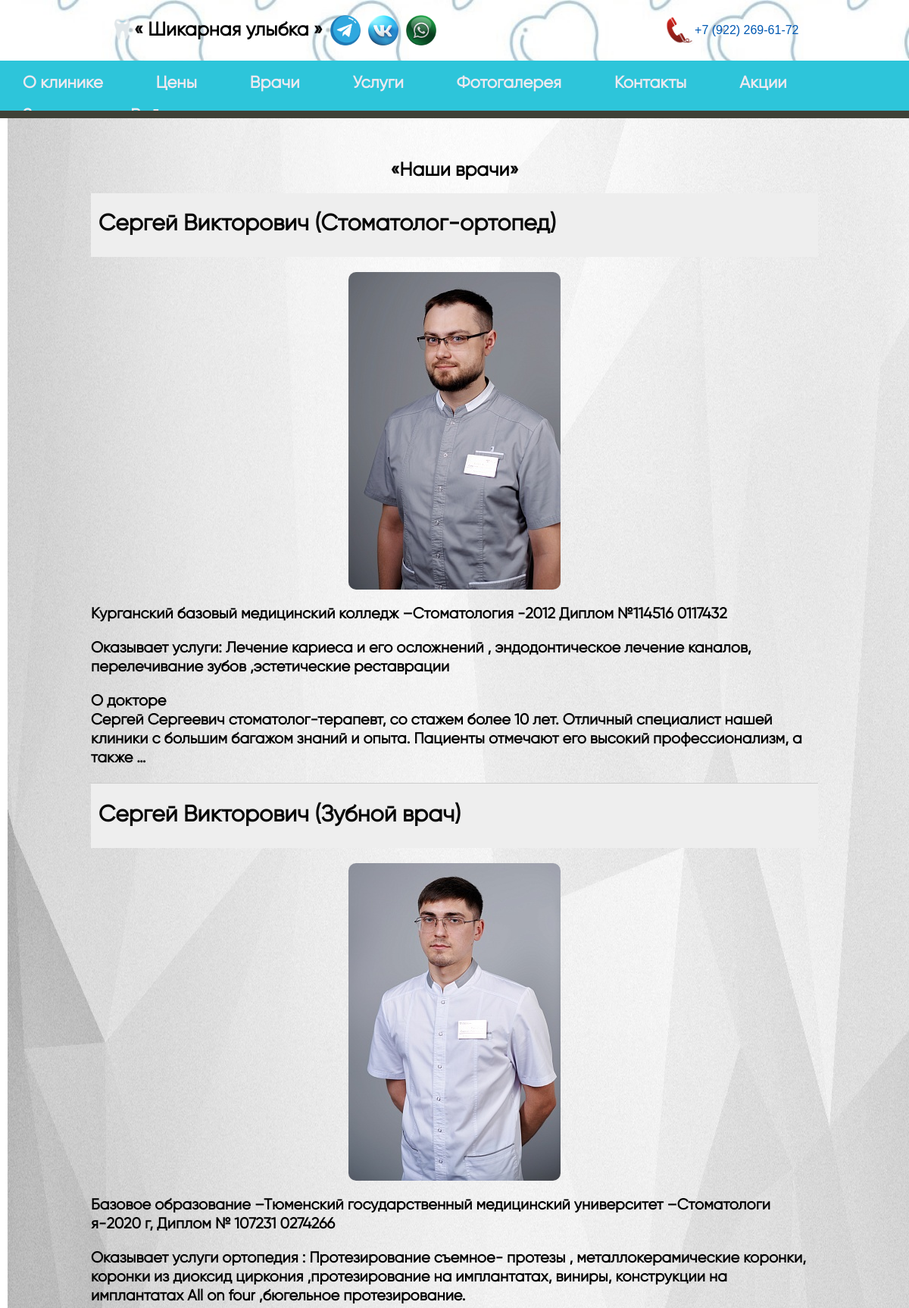
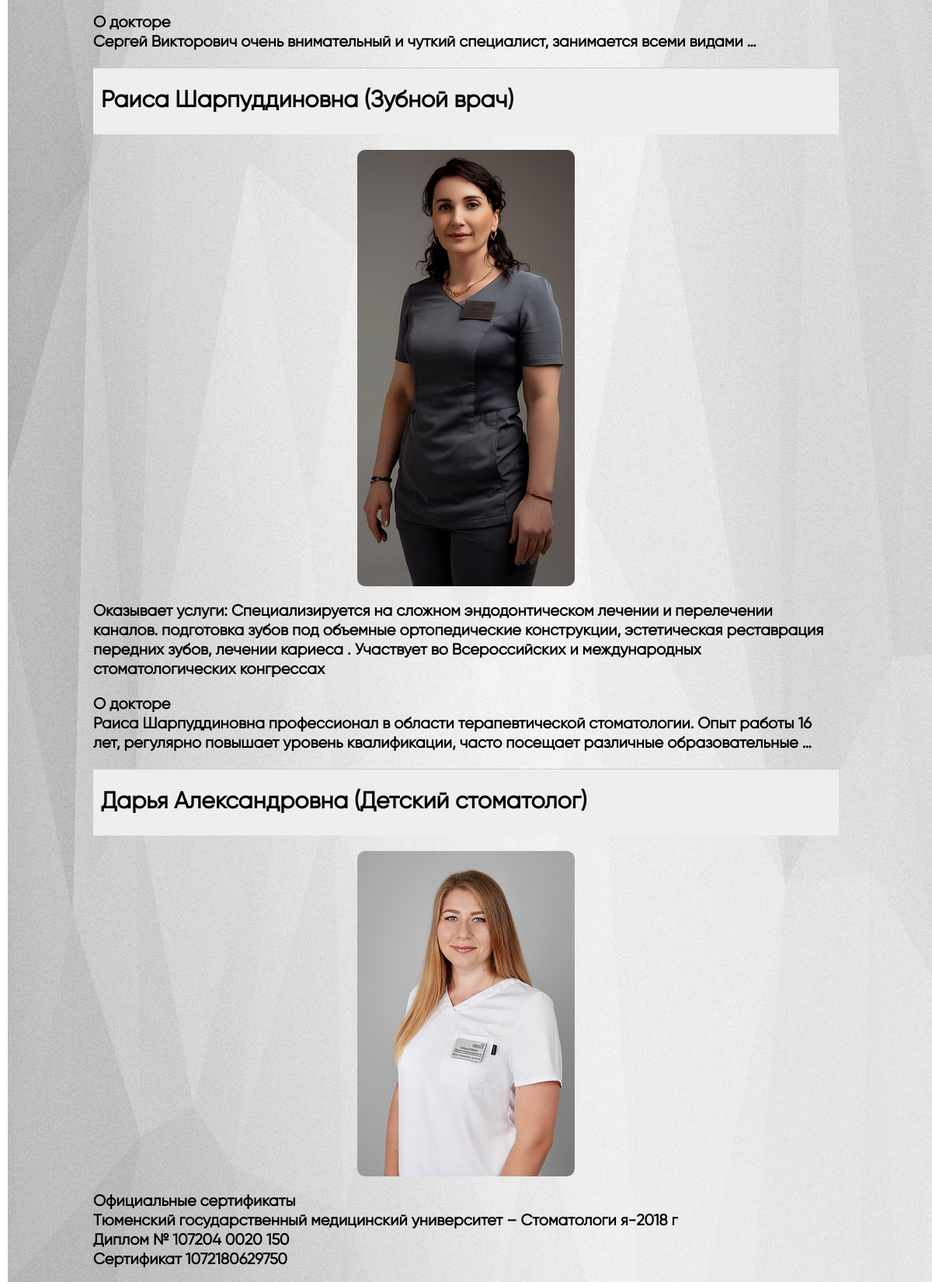
Page /personal/ (upper part) on the committed database (2 pictures, top to bottom).
### dental/models.py (models this page shows, shortened)
class Dental(models.Model):
    title = models.CharField(max_length=255, verbose_name="Заголовок")
    slug = models.SlugField(max_length=255, unique=True, db_index=True, verbose_name="URL")
    content = models.TextField(blank=True, verbose_name="Текст статьи")
    photo = models.ImageField(upload_to="photos/%Y/%m/%d/", verbose_name="Фото")
    time_create = models.DateTimeField(auto_now_add=True, verbose_name="Время создания")
    time_update = models.DateTimeField(auto_now=True, verbose_name="Время изменения")
    is_published = models.BooleanField(default=True, verbose_name="Публикация")
    def get_absolute_url(self):
        return reverse('post', kwargs={'post_slug': self.slug})

### dental/views.py (the view)
# urls.py: path('personal/', personal, name='personal'),
def personal(request):
    posts = Dental.objects.all()
    context = {
        'contact' :contact,
        'posts': posts,
        'title': '«Наши врачи»',
        'cat_selected': 0,
    }
    return render(request, 'dental/personal.html', context=context)

### dental/templates/dental/personal.html (shortened to what this page needs)
{% extends 'dental/base.html' %}
{% block content %}
<h1>{{title}}</h1>
	<ul class="list-articles">
		{% for p in posts %}
				<li><div class="article-panel">
		<h2>{{p.title}}</h2>
	</div>
	{% if p.photo %}
	<a href="{{ p.get_absolute_url }}"><p><img class="img-article-left thumb" src="{{p.photo.url}}"></p></a>
	{% endif %}
		{% autoescape on %}
		{{p.content|linebreaks|truncatewords:50}}
		{% endautoescape %}
				</li>
		{% endfor %}
	</ul>
{% endblock %}

### dental/templates/dental/base.html (shortened to what this page needs)
{% load static %}
<!DOCTYPE html>
<html>
<head>
	<link type="text/css" href="{% static 'dental/css/styles.css' %}" rel="stylesheet" />
</head>
<body>
	<div class="wrapper">
		<header class="site-header">
			<div class="clear">
				<div class="block-logo">
					<div class="logo">
						<div class="menu__contact">
							<span class="header__logo"> &#129463;« Шикарная улыбка » </span>
							<a href="https://t.me/+89222696172" target="_blank"><div class="telegram"></div></a>
							<a href="https://vk.com/alexbro85" target="_blank"><div class="vk"></div></a>
							<a href="https://api.whatsapp.com/send/?phone=89222696172&text=Здравствуйте%2C+у+меня+есть+вопрос?" target="_blank"><div class="whatsapp"></div> </a>
						</div>
						<div class="contact">
							<div class="fone"></div>
							<span class="header__fone"> <a class="header__fone">+7 (922) 269-61-72 </a></span>
						</div>
					</div>
				</div>
			</div>
			<nav class="navbar navbar-expand-lg navbar-dark bg-primary">
				<div class="header">
					<ul ul id="mainmenu" class="mainmenu">
						<li class="nav-item"><a class="nav-link" href="{% url 'index' %}">О клинике</a></li>
						<li class="nav-item"><a class="nav-link" href="{% url 'price' %}">Цены</a></li>
						<li class="nav-item"><a class="nav-link" href="{% url 'personal' %}">Врачи</a></li>
						<li class="nav-item"><a class="nav-link" href="{% url 'services' %}">Услуги</a></li>
						<li class="nav-item"><a class="nav-link" href="{% url 'foto' %}">Фотогалерея</a></li>
						<li class="nav-item"><a class="nav-link" href="{% url 'contacts' %}">Контакты</a></li>
						<li class="nav-item"><a class="nav-link" href="{% url 'actions' %}">Акции</a></li>
						<li class="nav-item"><a class="nav-link" href="{% url 'email' %}">Заявка</a></li>
						<li class="nav-item"><a class="nav-link" href="{% url 'enter' %}">Войти</a></li>
					</ul>
				</div>
			</nav>
		</header>
		<div class="content-text">
		{% block content %}
		{% endblock %}
		</div>
	</div>
</body>
</html>

### dental/static/dental/css/styles.css (style rules this page uses)
html, body { font-family: 'Arial'; margin: 0; padding: 0; height: 100%; }
body { background: url('../images/back.jpg') no-repeat 10px 5px; background-size: 100% 100%; background-attachment:fixed; }
.site-header { display: table-row; height: 100%; }
img { display: flex; margin: auto; border-radius: 10px; }
h1 { display: inline-block; font-family: 'Gilroy-Regular'; font-style: normal; font-weight: 700; font-size: 25px; line-height: 25px; color: #000000; text-align: center; width: 100%; }
li, p, h3 { font-family: 'Gilroy-Regular'; font-style: normal; font-weight: 700; font-size: 20px; line-height: 25px; color: #000000; }
a { color: #0059b2; text-decoration: none; }
div.article-panel { background: #eee; padding: 5px 10px 5px 10px; overflow: hidden; color: #070707; }
ul.list-articles { list-style: none; margin: 0; padding: 0; }
ul.list-articles li { border-bottom: 1px solid #ccc; }
.clear { clear: both; }
.header { background: #3F4137; height: 76px; }
.logo { display: flex; align-items: center; justify-content: space-around; background: url('../images/123.jpg') ; background-size: 100%; height: 80px; }
.header__logo { display: flex; align-items: center; font-family: 'Gilroy-Regular'; font-style: normal; font-weight: 700; font-size: 25px; line-height: 25px; color: #000000; }
.menu__contact { display: flex; }
.fone { background: url('../images/icons/fone.png') no-repeat 10px 5px; background-size: 80%; height: 50px; width: 50px; }
.telegram { background: url('../images/icons/telegram.png') no-repeat 10px 5px; background-size: 80%; height: 50px; width: 50px; }
.vk { background: url('../images/icons/vk.png') no-repeat 10px 5px; background-size: 80%; height: 50px; width: 50px; }
.whatsapp { background: url('../images/icons/Whatsapp.png') no-repeat 10px 5px; background-size: 80%; height: 50px; width: 50px; }
.nav-item { font-family: 'Gilroy-Regular'; font-style: normal; font-weight: 700; font-size: 22px; line-height: 25px; color: #ffffff; }
.contact { display: flex; }
.header__fone { display: flex; align-items: center; cursor: pointer; }
ul.mainmenu { list-style: none; margin: 0; padding: 0; height: 66px; color: #e9e8e4; background-color: #2dc5da; font-size: 20px; overflow: hidden; }
ul.mainmenu li { float: left; margin: 18px 40px 0 30px; }
ul.mainmenu li a { color: #ece9f0; text-decoration: none; }
.wrapper { overflow: hidden; display: flex; flex-direction: column; min-height: 100vh; }
.content-text { max-width: 80%; height: 100%; margin: 0 auto; padding: 40px 20px; }

### rows in the picture
Dental: title "Сергей Викторович (Стоматолог-ортопед)", photo (picture), content "Курганский базовый медицинский колледж –Стоматология -2012 Диплом №114516 0117432 Оказывает услуги: Лечение кариеса и его осложнений , эндодонтическое лечение каналов, перелечивание зубов ,эстетические реставрации О докторе Сергей Сергеевич стоматолог-терапевт, со стажем более 10 лет. Отличный специалист нашей клиники с большим багажом знаний и опыта. Пациенты отмечают его высокий профессионализм, а также …"
Dental: title "Сергей Викторович (Зубной врач)", photo (picture), content "Базовое образование –Тюменский государственный медицинский университет –Стоматологи я-2020 г, Диплом № 107231 0274266 Оказывает услуги ортопедия : Протезирование съемное- протезы , металлокерамические коронки, коронки из диоксид циркония ,протезирование на имплантатах, виниры, конструкции на имплантатах All on four ,бюгельное протезирование. О докторе Сергей Викторович очень внимательный и чуткий специалист, занимается всеми видами …"
Dental: title "Раиса Шарпуддиновна (Зубной врач)", photo (picture), content "Оказывает услуги: Специализируется на сложном эндодонтическом лечении и перелечении каналов. подготовка зубов под объемные ортопедические конструкции, эстетическая реставрация передних зубов, лечении кариеса . Участвует во Всероссийских и международных стоматологических конгрессах О докторе Раиса Шарпуддиновна профессионал в области терапевтической стоматологии. Опыт работы 16 лет, регулярно повышает уровень квалификации, часто посещает различные образовательные …"
Dental: title "Дарья Александровна (Детский стоматолог)", photo (picture), content "Официальные сертификаты Тюменский государственный медицинский университет – Стоматологи я-2018 г Диплом № 107204 0020 150 Сертификат 1072180629750"

### other values in the picture
{{ title }} "«Наши врачи»"
